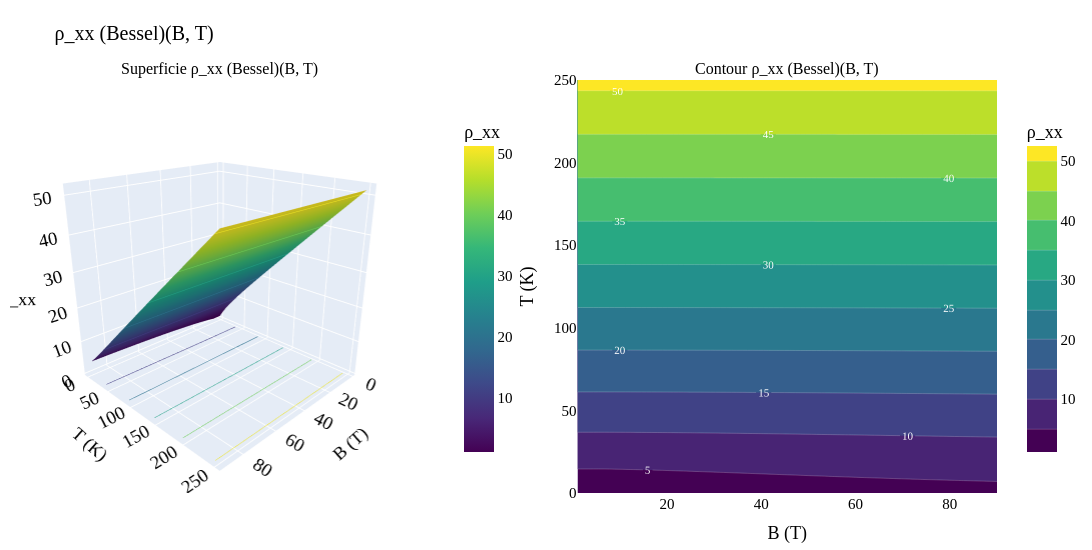

This figure's notebook cell:
### Code cell
plot_observable_4panel(
    rho_xx_B_grid,
    name='ρ_xx (Bessel)', name_tex=r'$\rho_{xx}$',
    label_plain='ρ_xx',
    label_tex=r'$\rho_{xx}$',
    B_grid_1d=B_grid_1d, T_grid_1d=T_grid_1d,
    B_slices=(5, 20, 40, 60, 80),   # niente 1 T: somma Bessel non converge
)

### Figure 1 — Plotly figure (JSON) as saved in the notebook; plotly's stock layout.template omitted (floating-point values rounded to 4 significant figures; data arrays with more than 128 entries replaced by an {"elided": "..."} marker saying what was removed)
{"data": [{"colorbar": {"len": 0.85, "title": {"text": "ρ_xx"}, "x": 0.45}, "colorscale": [[0, "#440154"], [0.1111, "#482878"], [0.2222, "#3e4989"], [0.3333, "#31688e"], [0.4444, "#26828e"], [0.5556, "#1f9e89"], [0.6667, "#35b779"], [0.7778, "#6ece58"], [0.8889, "#b5de2b"], [1, "#fde725"]], "contours": {"z": {"highlightcolor": "white", "project": {"z": true}, "show": true, "usecolormap": true}}, "hovertemplate": "B = %{x:.1f} T<br>T = %{y:.1f} K<br>ρ_xx = %{z:.4g}<extra></extra>", "scene": "scene", "type": "surface", "x": [1.0, 2.127, 3.253, 4.38, 5.506, 6.633, 7.759, 8.886, 10.01, 11.14, 12.27, 13.39, 14.52, 15.65, 16.77, 17.9, 19.03, 20.15, 21.28, 22.41, 23.53, 24.66, 25.78, 26.91, 28.04, 29.16, 30.29, 31.42, 32.54, 33.67, 34.8, 35.92, 37.05, 38.18, 39.3, 40.43, 41.56, 42.68, 43.81, 44.94, 46.06, 47.19, 48.32, 49.44, 50.57, 51.7, 52.82, 53.95, 55.08, 56.2, 57.33, 58.46, 59.58, 60.71, 61.84, 62.96, 64.09, 65.22, 66.34, 67.47, 68.59, 69.72, 70.85, 71.97, 73.1, 74.23, 75.35, 76.48, 77.61, 78.73, 79.86, 80.99, 82.11, 83.24, 84.37, 85.49, 86.62, 87.75, 88.87, 90.0], "y": {"elided": "200 float values"}, "z": {"elided": "200x80 float values"}}, {"colorbar": {"len": 0.85, "title": {"text": "ρ_xx"}, "x": 1.02}, "colorscale": [[0, "#440154"], [0.1111, "#482878"], [0.2222, "#3e4989"], [0.3333, "#31688e"], [0.4444, "#26828e"], [0.5556, "#1f9e89"], [0.6667, "#35b779"], [0.7778, "#6ece58"], [0.8889, "#b5de2b"], [1, "#fde725"]], "contours": {"labelfont": {"color": "white", "size": 11}, "showlabels": true}, "hovertemplate": "B = %{x:.1f} T<br>T = %{y:.1f} K<br>ρ_xx = %{z:.4g}<extra></extra>", "line": {"color": "rgba(255,255,255,0.4)", "width": 0.5}, "type": "contour", "x": [1.0, 2.127, 3.253, 4.38, 5.506, 6.633, 7.759, 8.886, 10.01, 11.14, 12.27, 13.39, 14.52, 15.65, 16.77, 17.9, 19.03, 20.15, 21.28, 22.41, 23.53, 24.66, 25.78, 26.91, 28.04, 29.16, 30.29, 31.42, 32.54, 33.67, 34.8, 35.92, 37.05, 38.18, 39.3, 40.43, 41.56, 42.68, 43.81, 44.94, 46.06, 47.19, 48.32, 49.44, 50.57, 51.7, 52.82, 53.95, 55.08, 56.2, 57.33, 58.46, 59.58, 60.71, 61.84, 62.96, 64.09, 65.22, 66.34, 67.47, 68.59, 69.72, 70.85, 71.97, 73.1, 74.23, 75.35, 76.48, 77.61, 78.73, 79.86, 80.99, 82.11, 83.24, 84.37, 85.49, 86.62, 87.75, 88.87, 90.0], "xaxis": "x", "y": {"elided": "200 float values"}, "yaxis": "y", "z": {"elided": "200x80 float values"}}], "layout": {"annotations": [{"font": {"size": 16}, "showarrow": false, "text": "Superficie ρ_xx (Bessel)(B, T)", "x": 0.2125, "xanchor": "center", "xref": "paper", "y": 1, "yanchor": "bottom", "yref": "paper"}, {"font": {"size": 16}, "showarrow": false, "text": "Contour ρ_xx (Bessel)(B, T)", "x": 0.7875, "xanchor": "center", "xref": "paper", "y": 1, "yanchor": "bottom", "yref": "paper"}], "font": {"color": "black", "family": "serif", "size": 15}, "height": 550, "margin": {"b": 10, "l": 10, "r": 10, "t": 80}, "scene": {"camera": {"eye": {"x": 1.6, "y": 1.6, "z": 0.9}}, "domain": {"x": [0, 0.425], "y": [0, 1]}, "xaxis": {"title": {"text": "B (T)"}}, "yaxis": {"title": {"text": "T (K)"}}, "zaxis": {"title": {"text": "ρ_xx"}}}, "title": {"font": {"color": "black", "family": "serif", "size": 20}, "text": "ρ_xx (Bessel)(B, T)"}, "width": 1200, "xaxis": {"anchor": "y", "domain": [0.575, 1], "title": {"text": "B (T)"}}, "yaxis": {"anchor": "x", "domain": [0, 1], "title": {"text": "T (K)"}}}}
